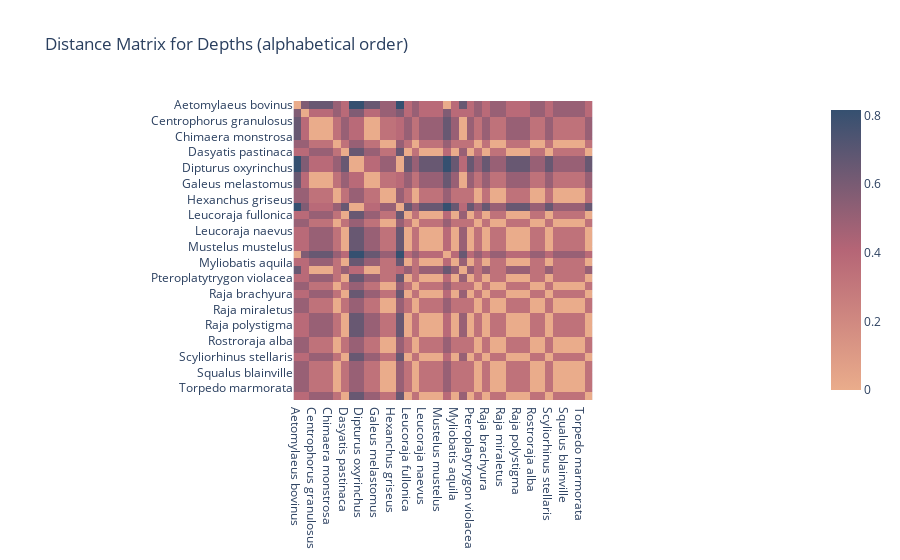
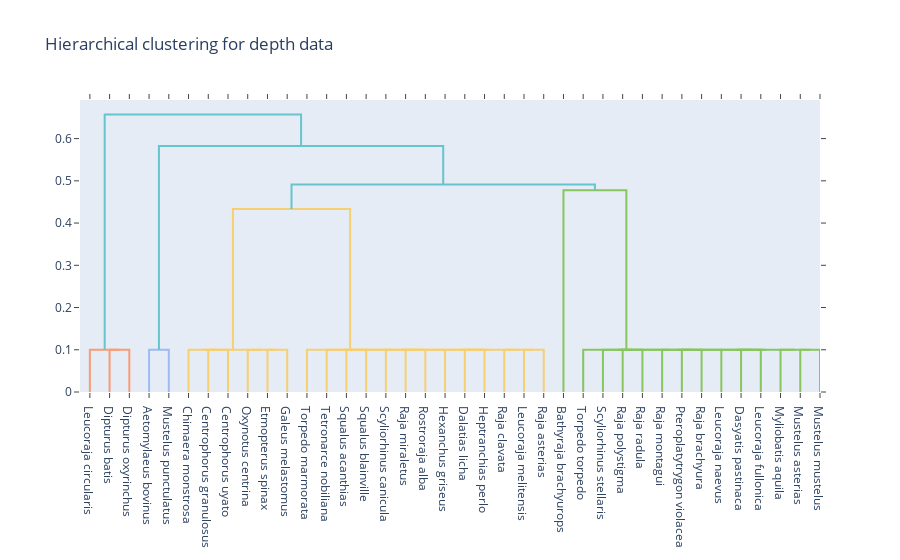
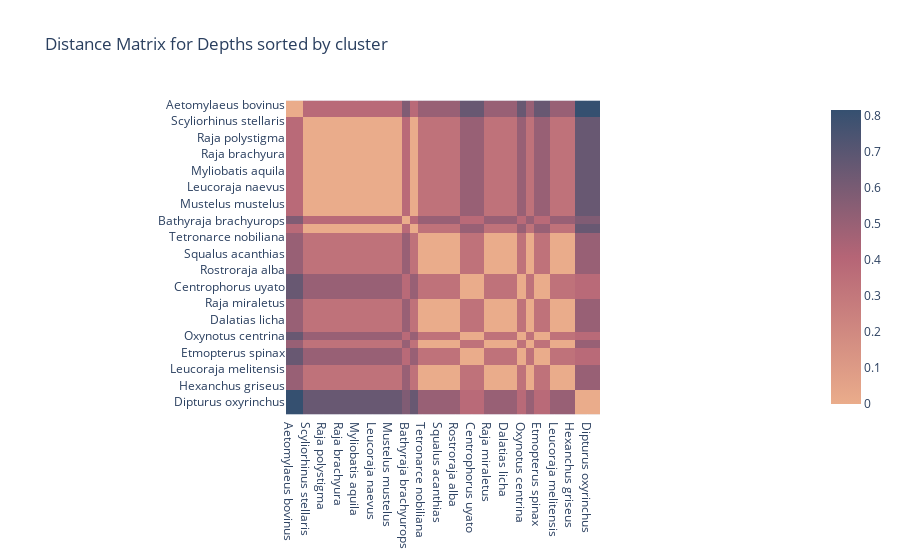
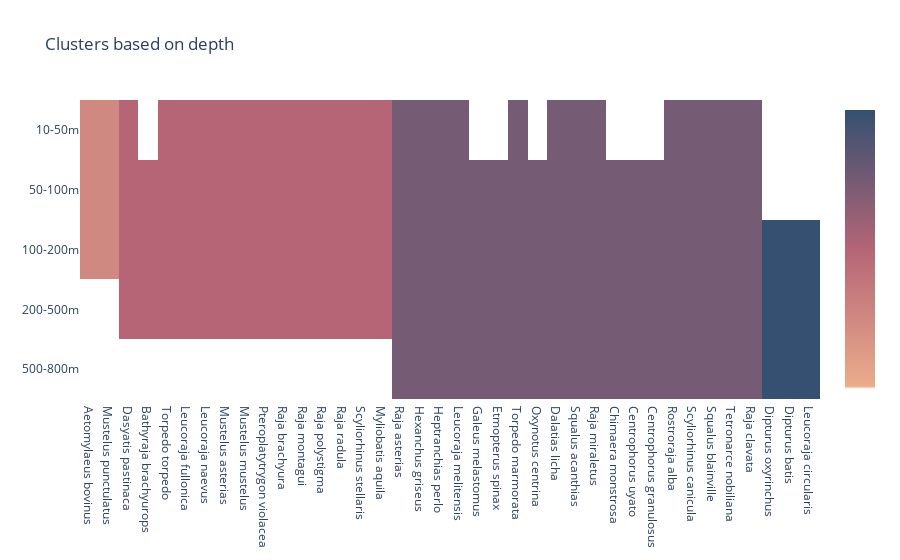

Notebook source saved alongside these figures, in order:
### Code cell
## Calculating coincidence matrix and distance for depths between sharks
depth_coincidence_matrix = calc_coincidence_matrix(depth_df.values)
depth_distance_matrix = calc_metric_distance(depth_coincidence_matrix)

#plot the distance matrix unsorted
fig0 = px.imshow(depth_distance_matrix, title='Distance Matrix for Depths (alphabetical order)', x=depth_df.index, y=depth_df.index, color_continuous_scale=cont_scale)
fig0.show()

## plotting dendrogram and assinging clusters to Depth Cluster column in df
depth_threshold = 0.48
depth_df['Depth Cluster'] = plot_dendro(depth_df, 'average', depth_threshold, 'Hierarchical clustering for depth data', offset=0.1)

#plotting sorted distance matrix
depth_df = depth_df.sort_values('Depth Cluster')
sorted_depth_distance = calc_metric_distance(calc_coincidence_matrix(depth_df.drop(columns='Depth Cluster').values))
fig2 = px.imshow(sorted_depth_distance, title='Distance Matrix for Depths sorted by cluster', x=depth_df.index, y=depth_df.index, color_continuous_scale=cont_scale)
fig2.show()

## plotting the clustered heatmap
z_matrix = calc_z_matrix(depth_df, 'Depth Cluster')
plot_clustered_heatmap(z_matrix, xticks=depth_df.index, yticks=depth_df.drop(columns='Depth Cluster').columns, transpose=True, title='Clusters based on depth', )

### Figure 1 — Plotly figure (JSON) as saved in the notebook; plotly's stock layout.template omitted (floating-point values rounded to 4 significant figures; data arrays with more than 128 entries replaced by an {"elided": "..."} marker saying what was removed)
{"data": [{"coloraxis": "coloraxis", "hovertemplate": "x: %{x}<br>y: %{y}<br>color: %{z}<extra></extra>", "name": "0", "type": "heatmap", "x": ["Aetomylaeus bovinus", "Bathyraja brachyurops", "Centrophorus granulosus", "Centrophorus uyato", "Chimaera monstrosa", "Dalatias licha", "Dasyatis pastinaca", "Dipturus batis", "Dipturus oxyrinchus", "Etmopterus spinax", "Galeus melastomus", "Heptranchias perlo", "Hexanchus griseus", "Leucoraja circularis", "Leucoraja fullonica", "Leucoraja melitensis", "Leucoraja naevus", "Mustelus asterias", "Mustelus mustelus", "Mustelus punctulatus", "Myliobatis aquila", "Oxynotus centrina", "Pteroplatytrygon violacea", "Raja asterias", "Raja brachyura", "Raja clavata", "Raja miraletus", "Raja montagui", "Raja polystigma", "Raja radula", "Rostroraja alba", "Scyliorhinus canicula", "Scyliorhinus stellaris", "Squalus acanthias", "Squalus blainville", "Tetronarce nobiliana", "Torpedo marmorata", "Torpedo torpedo"], "xaxis": "x", "y": ["Aetomylaeus bovinus", "Bathyraja brachyurops", "Centrophorus granulosus", "Centrophorus uyato", "Chimaera monstrosa", "Dalatias licha", "Dasyatis pastinaca", "Dipturus batis", "Dipturus oxyrinchus", "Etmopterus spinax", "Galeus melastomus", "Heptranchias perlo", "Hexanchus griseus", "Leucoraja circularis", "Leucoraja fullonica", "Leucoraja melitensis", "Leucoraja naevus", "Mustelus asterias", "Mustelus mustelus", "Mustelus punctulatus", "Myliobatis aquila", "Oxynotus centrina", "Pteroplatytrygon violacea", "Raja asterias", "Raja brachyura", "Raja clavata", "Raja miraletus", "Raja montagui", "Raja polystigma", "Raja radula", "Rostroraja alba", "Scyliorhinus canicula", "Scyliorhinus stellaris", "Squalus acanthias", "Squalus blainville", "Tetronarce nobiliana", "Torpedo marmorata", "Torpedo torpedo"], "yaxis": "y", "z": {"elided": "38x38 float values"}}], "layout": {"coloraxis": {"colorscale": [[0, "rgb(234, 172, 139)"], [0.5, "rgb(181, 101, 118)"], [1, "rgb(53, 80, 112)"]]}, "title": {"text": "Distance Matrix for Depths (alphabetical order)"}, "xaxis": {"anchor": "y", "constrain": "domain", "domain": [0, 1], "scaleanchor": "y"}, "yaxis": {"anchor": "x", "autorange": "reversed", "constrain": "domain", "domain": [0, 1]}}}

### Figure 2 — Plotly figure (JSON) as saved in the notebook; plotly's stock layout.template omitted (floating-point values rounded to 4 significant figures)
{"data": [{"hoverinfo": "text", "marker": {"color": "rgb(248, 156, 116)"}, "mode": "lines", "type": "scatter", "x": [15, 15, 25, 25], "xaxis": "x", "y": [0, 0.1, 0.1, 0], "yaxis": "y"}, {"hoverinfo": "text", "marker": {"color": "rgb(248, 156, 116)"}, "mode": "lines", "type": "scatter", "x": [5, 5, 20, 20], "xaxis": "x", "y": [0, 0.1, 0.1, 0.1], "yaxis": "y"}, {"hoverinfo": "text", "marker": {"color": "rgb(158, 185, 243)"}, "mode": "lines", "type": "scatter", "x": [35, 35, 45, 45], "xaxis": "x", "y": [0, 0.1, 0.1, 0], "yaxis": "y"}, {"hoverinfo": "text", "marker": {"color": "rgb(246, 207, 113)"}, "mode": "lines", "type": "scatter", "x": [65, 65, 75, 75], "xaxis": "x", "y": [0, 0.1, 0.1, 0], "yaxis": "y"}, {"hoverinfo": "text", "marker": {"color": "rgb(246, 207, 113)"}, "mode": "lines", "type": "scatter", "x": [55, 55, 70, 70], "xaxis": "x", "y": [0, 0.1, 0.1, 0.1], "yaxis": "y"}, {"hoverinfo": "text", "marker": {"color": "rgb(246, 207, 113)"}, "mode": "lines", "type": "scatter", "x": [95, 95, 105, 105], "xaxis": "x", "y": [0, 0.1, 0.1, 0], "yaxis": "y"}, {"hoverinfo": "text", "marker": {"color": "rgb(246, 207, 113)"}, "mode": "lines", "type": "scatter", "x": [85, 85, 100, 100], "xaxis": "x", "y": [0, 0.1, 0.1, 0.1], "yaxis": "y"}, {"hoverinfo": "text", "marker": {"color": "rgb(246, 207, 113)"}, "mode": "lines", "type": "scatter", "x": [62.5, 62.5, 92.5, 92.5], "xaxis": "x", "y": [0.1, 0.1, 0.1, 0.1], "yaxis": "y"}, {"hoverinfo": "text", "marker": {"color": "rgb(246, 207, 113)"}, "mode": "lines", "type": "scatter", "x": [135, 135, 145, 145], "xaxis": "x", "y": [0, 0.1, 0.1, 0], "yaxis": "y"}, {"hoverinfo": "text", "marker": {"color": "rgb(246, 207, 113)"}, "mode": "lines", "type": "scatter", "x": [125, 125, 140, 140], "xaxis": "x", "y": [0, 0.1, 0.1, 0.1], "yaxis": "y"}, {"hoverinfo": "text", "marker": {"color": "rgb(246, 207, 113)"}, "mode": "lines", "type": "scatter", "x": [165, 165, 175, 175], "xaxis": "x", "y": [0, 0.1, 0.1, 0], "yaxis": "y"}, {"hoverinfo": "text", "marker": {"color": "rgb(246, 207, 113)"}, "mode": "lines", "type": "scatter", "x": [155, 155, 170, 170], "xaxis": "x", "y": [0, 0.1, 0.1, 0.1], "yaxis": "y"}, {"hoverinfo": "text", "marker": {"color": "rgb(246, 207, 113)"}, "mode": "lines", "type": "scatter", "x": [195, 195, 205, 205], "xaxis": "x", "y": [0, 0.1, 0.1, 0], "yaxis": "y"}, {"hoverinfo": "text", "marker": {"color": "rgb(246, 207, 113)"}, "mode": "lines", "type": "scatter", "x": [185, 185, 200, 200], "xaxis": "x", "y": [0, 0.1, 0.1, 0.1], "yaxis": "y"}, {"hoverinfo": "text", "marker": {"color": "rgb(246, 207, 113)"}, "mode": "lines", "type": "scatter", "x": [225, 225, 235, 235], "xaxis": "x", "y": [0, 0.1, 0.1, 0], "yaxis": "y"}, {"hoverinfo": "text", "marker": {"color": "rgb(246, 207, 113)"}, "mode": "lines", "type": "scatter", "x": [215, 215, 230, 230], "xaxis": "x", "y": [0, 0.1, 0.1, 0.1], "yaxis": "y"}, {"hoverinfo": "text", "marker": {"color": "rgb(246, 207, 113)"}, "mode": "lines", "type": "scatter", "x": [192.5, 192.5, 222.5, 222.5], "xaxis": "x", "y": [0.1, 0.1, 0.1, 0.1], "yaxis": "y"}, {"hoverinfo": "text", "marker": {"color": "rgb(246, 207, 113)"}, "mode": "lines", "type": "scatter", "x": [162.5, 162.5, 207.5, 207.5], "xaxis": "x", "y": [0.1, 0.1, 0.1, 0.1], "yaxis": "y"}, {"hoverinfo": "text", "marker": {"color": "rgb(246, 207, 113)"}, "mode": "lines", "type": "scatter", "x": [132.5, 132.5, 185, 185], "xaxis": "x", "y": [0.1, 0.1, 0.1, 0.1], "yaxis": "y"}, {"hoverinfo": "text", "marker": {"color": "rgb(246, 207, 113)"}, "mode": "lines", "type": "scatter", "x": [115, 115, 158.8, 158.8], "xaxis": "x", "y": [0, 0.1, 0.1, 0.1], "yaxis": "y"}, {"hoverinfo": "text", "marker": {"color": "rgb(246, 207, 113)"}, "mode": "lines", "type": "scatter", "x": [77.5, 77.5, 136.9, 136.9], "xaxis": "x", "y": [0.1, 0.4333, 0.4333, 0.1], "yaxis": "y"}, {"hoverinfo": "text", "marker": {"color": "rgb(135, 197, 95)"}, "mode": "lines", "type": "scatter", "x": [275, 275, 285, 285], "xaxis": "x", "y": [0, 0.1, 0.1, 0], "yaxis": "y"}, {"hoverinfo": "text", "marker": {"color": "rgb(135, 197, 95)"}, "mode": "lines", "type": "scatter", "x": [265, 265, 280, 280], "xaxis": "x", "y": [0, 0.1, 0.1, 0.1], "yaxis": "y"}, {"hoverinfo": "text", "marker": {"color": "rgb(135, 197, 95)"}, "mode": "lines", "type": "scatter", "x": [305, 305, 315, 315], "xaxis": "x", "y": [0, 0.1, 0.1, 0], "yaxis": "y"}, {"hoverinfo": "text", "marker": {"color": "rgb(135, 197, 95)"}, "mode": "lines", "type": "scatter", "x": [295, 295, 310, 310], "xaxis": "x", "y": [0, 0.1, 0.1, 0.1], "yaxis": "y"}, {"hoverinfo": "text", "marker": {"color": "rgb(135, 197, 95)"}, "mode": "lines", "type": "scatter", "x": [335, 335, 345, 345], "xaxis": "x", "y": [0, 0.1, 0.1, 0], "yaxis": "y"}, {"hoverinfo": "text", "marker": {"color": "rgb(135, 197, 95)"}, "mode": "lines", "type": "scatter", "x": [325, 325, 340, 340], "xaxis": "x", "y": [0, 0.1, 0.1, 0.1], "yaxis": "y"}, {"hoverinfo": "text", "marker": {"color": "rgb(135, 197, 95)"}, "mode": "lines", "type": "scatter", "x": [365, 365, 375, 375], "xaxis": "x", "y": [0, 0.1, 0.1, 0], "yaxis": "y"}, {"hoverinfo": "text", "marker": {"color": "rgb(135, 197, 95)"}, "mode": "lines", "type": "scatter", "x": [355, 355, 370, 370], "xaxis": "x", "y": [0, 0.1, 0.1, 0.1], "yaxis": "y"}, {"hoverinfo": "text", "marker": {"color": "rgb(135, 197, 95)"}, "mode": "lines", "type": "scatter", "x": [332.5, 332.5, 362.5, 362.5], "xaxis": "x", "y": [0.1, 0.1, 0.1, 0.1], "yaxis": "y"}, {"hoverinfo": "text", "marker": {"color": "rgb(135, 197, 95)"}, "mode": "lines", "type": "scatter", "x": [302.5, 302.5, 347.5, 347.5], "xaxis": "x", "y": [0.1, 0.1, 0.1, 0.1], "yaxis": "y"}, {"hoverinfo": "text", "marker": {"color": "rgb(135, 197, 95)"}, "mode": "lines", "type": "scatter", "x": [272.5, 272.5, 325, 325], "xaxis": "x", "y": [0.1, 0.1, 0.1, 0.1], "yaxis": "y"}, {"hoverinfo": "text", "marker": {"color": "rgb(135, 197, 95)"}, "mode": "lines", "type": "scatter", "x": [255, 255, 298.8, 298.8], "xaxis": "x", "y": [0, 0.1, 0.1, 0.1], "yaxis": "y"}, {"hoverinfo": "text", "marker": {"color": "rgb(135, 197, 95)"}, "mode": "lines", "type": "scatter", "x": [245, 245, 276.9, 276.9], "xaxis": "x", "y": [0, 0.478, 0.478, 0.1], "yaxis": "y"}, {"hoverinfo": "text", "marker": {"color": "rgb(102, 197, 204)"}, "mode": "lines", "type": "scatter", "x": [107.2, 107.2, 260.9, 260.9], "xaxis": "x", "y": [0.4333, 0.4914, 0.4914, 0.478], "yaxis": "y"}, {"hoverinfo": "text", "marker": {"color": "rgb(102, 197, 204)"}, "mode": "lines", "type": "scatter", "x": [40, 40, 184.1, 184.1], "xaxis": "x", "y": [0.1, 0.5824, 0.5824, 0.4914], "yaxis": "y"}, {"hoverinfo": "text", "marker": {"color": "rgb(102, 197, 204)"}, "mode": "lines", "type": "scatter", "x": [12.5, 12.5, 112.0, 112.0], "xaxis": "x", "y": [0.1, 0.6568, 0.6568, 0.5824], "yaxis": "y"}], "layout": {"autosize": false, "height": null, "hovermode": "closest", "showlegend": false, "title": {"text": "Hierarchical clustering for depth data"}, "width": null, "xaxis": {"mirror": "allticks", "rangemode": "tozero", "showgrid": false, "showline": true, "showticklabels": true, "tickmode": "array", "ticks": "outside", "ticktext": ["Leucoraja circularis", "Dipturus batis", "Dipturus oxyrinchus", "Aetomylaeus bovinus", "Mustelus punctulatus", "Chimaera monstrosa", "Centrophorus granulosus", "Centrophorus uyato", "Oxynotus centrina", "Etmopterus spinax", "Galeus melastomus", "Torpedo marmorata", "Tetronarce nobiliana", "Squalus acanthias", "Squalus blainville", "Scyliorhinus canicula", "Raja miraletus", "Rostroraja alba", "Hexanchus griseus", "Dalatias licha", "Heptranchias perlo", "Raja clavata", "Leucoraja melitensis", "Raja asterias", "Bathyraja brachyurops", "Torpedo torpedo", "Scyliorhinus stellaris", "Raja polystigma", "Raja radula", "Raja montagui", "Pteroplatytrygon violacea", "Raja brachyura", "Leucoraja naevus", "Dasyatis pastinaca", "Leucoraja fullonica", "Myliobatis aquila", "Mustelus asterias", "Mustelus mustelus"], "tickvals": [5, 15, 25, 35, 45, 55, 65, 75, 85, 95, 105, 115, 125, 135, 145, 155, 165, 175, 185, 195, 205, 215, 225, 235, 245, 255, 265, 275, 285, 295, 305, 315, 325, 335, 345, 355, 365, 375], "type": "linear", "zeroline": false}, "yaxis": {"mirror": "allticks", "rangemode": "tozero", "showgrid": false, "showline": true, "showticklabels": true, "ticks": "outside", "type": "linear", "zeroline": false}}}

### Figure 3 — Plotly figure (JSON) as saved in the notebook; plotly's stock layout.template omitted (floating-point values rounded to 4 significant figures; data arrays with more than 128 entries replaced by an {"elided": "..."} marker saying what was removed)
{"data": [{"coloraxis": "coloraxis", "hovertemplate": "x: %{x}<br>y: %{y}<br>color: %{z}<extra></extra>", "name": "0", "type": "heatmap", "x": ["Aetomylaeus bovinus", "Mustelus punctulatus", "Scyliorhinus stellaris", "Raja radula", "Raja polystigma", "Raja montagui", "Raja brachyura", "Pteroplatytrygon violacea", "Myliobatis aquila", "Mustelus asterias", "Leucoraja naevus", "Leucoraja fullonica", "Mustelus mustelus", "Torpedo torpedo", "Bathyraja brachyurops", "Dasyatis pastinaca", "Tetronarce nobiliana", "Squalus blainville", "Squalus acanthias", "Scyliorhinus canicula", "Rostroraja alba", "Centrophorus granulosus", "Centrophorus uyato", "Chimaera monstrosa", "Raja miraletus", "Raja clavata", "Dalatias licha", "Raja asterias", "Oxynotus centrina", "Torpedo marmorata", "Etmopterus spinax", "Galeus melastomus", "Leucoraja melitensis", "Heptranchias perlo", "Hexanchus griseus", "Dipturus batis", "Dipturus oxyrinchus", "Leucoraja circularis"], "xaxis": "x", "y": ["Aetomylaeus bovinus", "Mustelus punctulatus", "Scyliorhinus stellaris", "Raja radula", "Raja polystigma", "Raja montagui", "Raja brachyura", "Pteroplatytrygon violacea", "Myliobatis aquila", "Mustelus asterias", "Leucoraja naevus", "Leucoraja fullonica", "Mustelus mustelus", "Torpedo torpedo", "Bathyraja brachyurops", "Dasyatis pastinaca", "Tetronarce nobiliana", "Squalus blainville", "Squalus acanthias", "Scyliorhinus canicula", "Rostroraja alba", "Centrophorus granulosus", "Centrophorus uyato", "Chimaera monstrosa", "Raja miraletus", "Raja clavata", "Dalatias licha", "Raja asterias", "Oxynotus centrina", "Torpedo marmorata", "Etmopterus spinax", "Galeus melastomus", "Leucoraja melitensis", "Heptranchias perlo", "Hexanchus griseus", "Dipturus batis", "Dipturus oxyrinchus", "Leucoraja circularis"], "yaxis": "y", "z": {"elided": "38x38 float values"}}], "layout": {"coloraxis": {"colorscale": [[0, "rgb(234, 172, 139)"], [0.5, "rgb(181, 101, 118)"], [1, "rgb(53, 80, 112)"]]}, "title": {"text": "Distance Matrix for Depths sorted by cluster"}, "xaxis": {"anchor": "y", "constrain": "domain", "domain": [0, 1], "scaleanchor": "y"}, "yaxis": {"anchor": "x", "autorange": "reversed", "constrain": "domain", "domain": [0, 1]}}}

### Figure 4 — Plotly figure (JSON) as saved in the notebook; plotly's stock layout.template omitted (floating-point values rounded to 4 significant figures; data arrays with more than 128 entries replaced by an {"elided": "..."} marker saying what was removed)
{"data": [{"colorbar": {"ticktext": ["", ""], "tickvals": [0.25, 0.75]}, "colorscale": [[0, "rgb(255,255,255)"], [0.01, "rgb(234, 172, 139)"], [0.5, "rgb(181, 101, 118)"], [1, "rgb(53, 80, 112)"]], "showlegend": false, "transpose": true, "type": "heatmap", "x": ["Aetomylaeus bovinus", "Mustelus punctulatus", "Dasyatis pastinaca", "Bathyraja brachyurops", "Torpedo torpedo", "Leucoraja fullonica", "Leucoraja naevus", "Mustelus asterias", "Mustelus mustelus", "Pteroplatytrygon violacea", "Raja brachyura", "Raja montagui", "Raja polystigma", "Raja radula", "Scyliorhinus stellaris", "Myliobatis aquila", "Raja asterias", "Hexanchus griseus", "Heptranchias perlo", "Leucoraja melitensis", "Galeus melastomus", "Etmopterus spinax", "Torpedo marmorata", "Oxynotus centrina", "Dalatias licha", "Squalus acanthias", "Raja miraletus", "Chimaera monstrosa", "Centrophorus uyato", "Centrophorus granulosus", "Rostroraja alba", "Scyliorhinus canicula", "Squalus blainville", "Tetronarce nobiliana", "Raja clavata", "Dipturus oxyrinchus", "Dipturus batis", "Leucoraja circularis"], "y": ["500-800m", "200-500m", "100-200m", "50-100m", "10-50m"], "z": {"elided": "38x5 int values"}}], "layout": {"title": {"text": "Clusters based on depth"}}}
